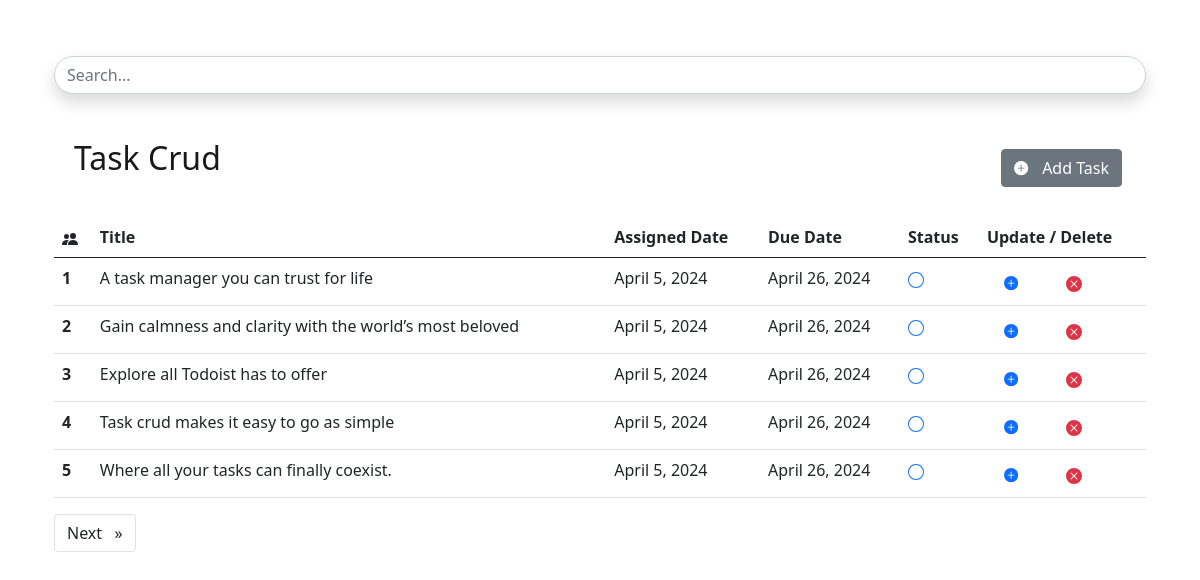
The page / on the database its author committed.
### CrudApp/models.py (models this page shows, shortened)
class TaskModel(models.Model):
    title = models.CharField(max_length=200)
    assigned_date = models.DateField(auto_now_add=True)
    due_date = models.DateField(null=True, blank=True)
    is_completed = models.BooleanField(default=False)

### CrudApp/views.py (the view)
# urls.py: path('', goHome),
def goHome(request):
    Tasks = TaskModel.objects.all()
    if request.method == 'GET':
        search_title = request.GET.get('search_title')
        if search_title != None:
            Tasks = TaskModel.objects.filter(title__contains=search_title)
    paginator = Paginator(Tasks, 5)
    page = request.GET.get('page')
    FinalTasks = paginator.get_page(page)
    data = {
        'title': 'Home Page',
        'tasks': FinalTasks,
    }
    return render(request, 'index.html', data)

### templates/index.html (shortened to what this page needs)
{% extends 'base.html' %}
{% block content %}
<div class="container">
    <nav class="navbar navbar-light bg-white mt-4 mb-2">
        <div class="container-fluid">
            <a class="navbar-brand ps-2 pb-3"><b>
                    <h2>Task Crud</h2>
                </b>
            </a>
            <div class="pe-2">
                <button type="button" class="btn btn-secondary mx-1" data-bs-toggle="modal"
                    data-bs-target="#exampleModal" data-bs-whatever="@getbootstrap"><svg
                        xmlns="http://www.w3.org/2000/svg" width="16" height="16" fill="currentColor"
                        class="bi bi-plus-circle-fill" viewBox="0 0 18 18">
                        <path
                            d="M16 8A8 8 0 1 1 0 8a8 8 0 0 1 16 0zM8.5 4.5a.5.5 0 0 0-1 0v3h-3a.5.5 0 0 0 0 1h3v3a.5.5 0 0 0 1 0v-3h3a.5.5 0 0 0 0-1h-3v-3z" />
                    </svg> &nbsp; Add Task</button>
            </div>
        </div>
    </nav>
    <table class="table table-responsive table-hover">
        <thead>
            <tr>
                <th scope="col">
                </th>
                <th scope="col">Title</th>
                <th scope="col">Assigned Date</th>
                <th scope="col">Due Date</th>
                <th scope="col">Status</th>
                <th scope="col">Update / Delete</th>
            </tr>
        </thead>
        <tbody>
            {% for task in tasks %}
            <tr>
                <th scope="row">{{forloop.counter}}</th>
                {% if task.is_completed %}
                <td><s>{{task.title | truncatechars:60}}</s></td>
                <td><s>{{task.assigned_date}}</s></td>
                <td><s>{{task.due_date}}</s></td>
                <td><a href="{% url 'toggle_complete' task.id %}">
                    <svg xmlns="http://www.w3.org/2000/svg" width="16" height="16" fill="currentColor" class="bi bi-check-circle-fill text-success" viewBox="0 0 16 16">
                        <path d="M16 8A8 8 0 1 1 0 8a8 8 0 0 1 16 0m-3.97-3.03a.75.75 0 0 0-1.08.022L7.477 9.417 5.384 7.323a.75.75 0 0 0-1.06 1.06L6.97 11.03a.75.75 0 0 0 1.079-.02l3.992-4.99a.75.75 0 0 0-.01-1.05z"/>
                    </svg>
                </a></td>
                {% else %}
                <td>{{task.title | truncatechars:60}}</td>
                <td>{{task.assigned_date}}</td>
                <td>{{task.due_date}}</td>
                <td><a href="{% url 'toggle_complete' task.id %}">
                    <svg xmlns="http://www.w3.org/2000/svg" width="16" height="16" fill="currentColor" class="bi bi-circle" viewBox="0 0 16 16">
                        <path d="M8 15A7 7 0 1 1 8 1a7 7 0 0 1 0 14m0 1A8 8 0 1 0 8 0a8 8 0 0 0 0 16"/>
                    </svg>
                </a></td>
                {% endif %}
                <td>
                    <div>
                        <button type="button" class="btn btn-white text-primary mx-2 btn-sm" data-bs-toggle="modal"
                            data-bs-target="#updateModal-{{forloop.counter}}" data-bs-whatever="@getbootstrap"><svg
                                xmlns="http://www.w3.org/2000/svg" width="16" height="16" fill="currentColor"
                                class="bi bi-plus-circle-fill" viewBox="0 0 18 18">
                                <path
                                    d="M16 8A8 8 0 1 1 0 8a8 8 0 0 1 16 0zM8.5 4.5a.5.5 0 0 0-1 0v3h-3a.5.5 0 0 0 0 1h3v3a.5.5 0 0 0 1 0v-3h3a.5.5 0 0 0 0-1h-3v-3z" />
                            </svg></button>
                        <a href="{% url 'goDelete' task.id %}"><button type="button"
                                class="btn btn-white text-danger mx-3 btn-sm"></button>
                        </a>
                    </div>
                </td>
            </tr>
            {% endfor %}
        </tbody>
    </table>
    <nav aria-label="Page navigation example d-flex justify-content-between">
        <ul class="pagination">
            {% if tasks.has_next %}
            <li class="page-item">
                <a class="page-link text-dark" href="?page={{tasks.next_page_number}}" aria-label="Next">
                    <span aria-hidden="true">Next &nbsp; &raquo;</span>
                </a>
            </li>
            {% endif %}
        </ul>
    </nav>
</div>
{% endblock %}

### templates/base.html (shortened to what this page needs)
<!doctype html>
<html lang="en">
<head>
    <link href="https://cdn.jsdelivr.net/npm/bootstrap@5.0.2/dist/css/bootstrap.min.css" rel="stylesheet"
>
</head>
<body class="container">
    <nav class="navbar navbar-light bg-white mt-5 rounded-pill">
        <form method="get" class="container-fluid">
            <div class="input-group">
                <input name="search_title" type="text" class="form-control rounded-pill shadow" placeholder="Search..."
                    aria-label="Username" aria-describedby="basic-addon1">
            </div>
        </form>
    </nav>
    {% block content %}
    {% endblock %}
</body>
</html>

### rows shown on the page
TaskModel: title "A task manager you can trust for life", assigned_date "April 5, 2024", due_date "April 26, 2024"
TaskModel: title "Gain calmness and clarity with the world’s most beloved", assigned_date "April 5, 2024", due_date "April 26, 2024"
TaskModel: title "Explore all Todoist has to offer", assigned_date "April 5, 2024", due_date "April 26, 2024"
TaskModel: title "Task crud makes it easy to go as simple", assigned_date "April 5, 2024", due_date "April 26, 2024"
TaskModel: title "Where all your tasks can finally coexist.", assigned_date "April 5, 2024", due_date "April 26, 2024"
